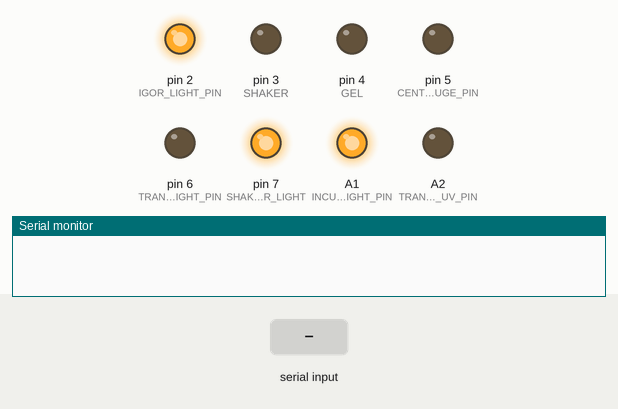
Recording of a sketch running on a simulated Arduino Uno, built with avr-gcc and run on an emulated ATmega328P. On the bench: output pins drawn as LEDs (lit = HIGH), the last lines printed to the serial monitor. Inputs (shaded band) come from the test bench.

Above: at 1.2 s.
1.3 s: "1" received over Serial
At 2.5 s:
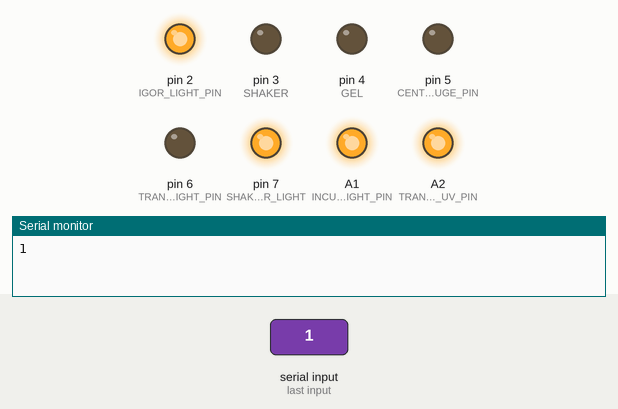
2.8 s: "3" received over Serial
At 3.6 s:
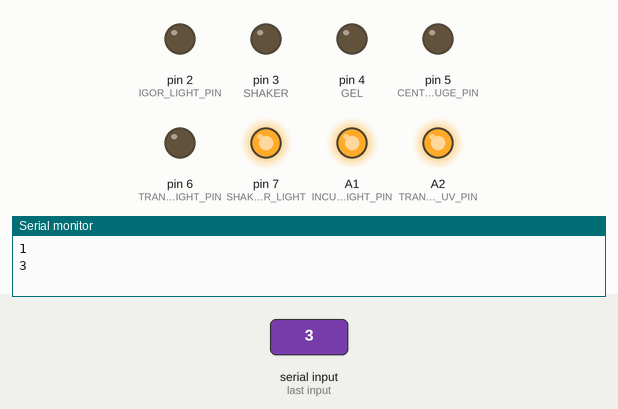
4.3 s: "0" received over Serial
At 4.7 s:
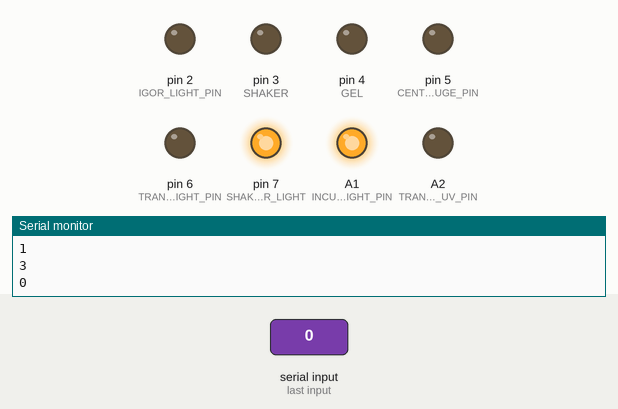
5.8 s: "5" received over Serial
At 7.0 s:
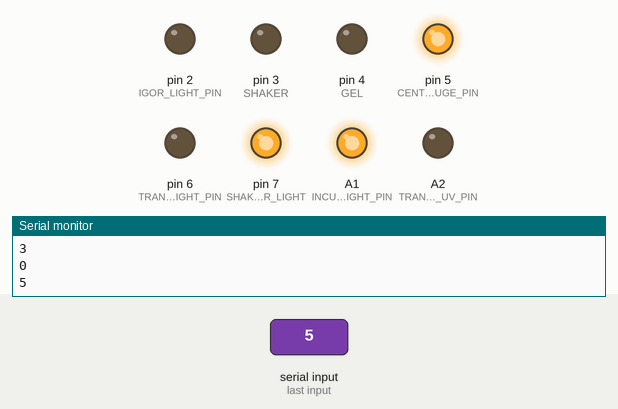
7.3 s: "4" received over Serial
At 8.2 s:
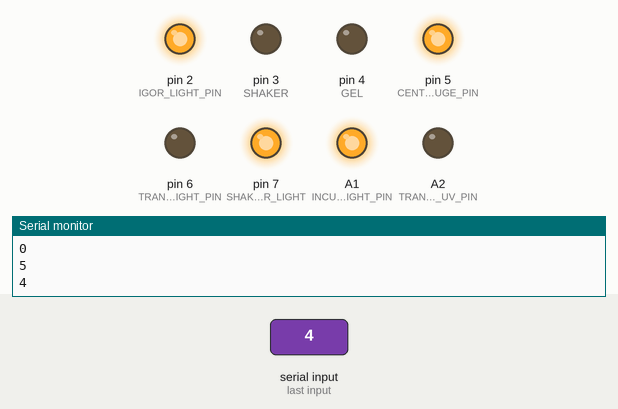
8.8 s: "7" received over Serial
At 9.4 s:
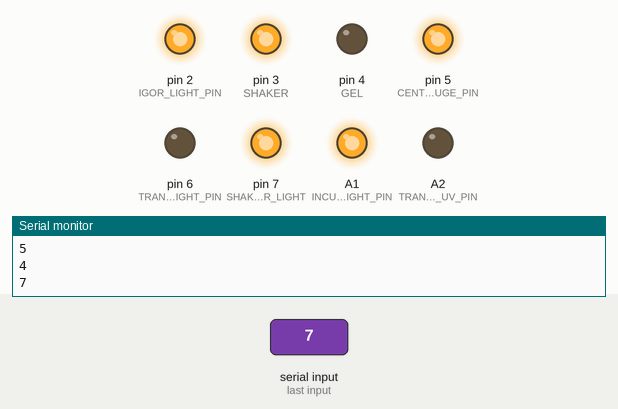
Timing chart, 0 to 11.3 s (numbered marks = the images above; inputs shaded):
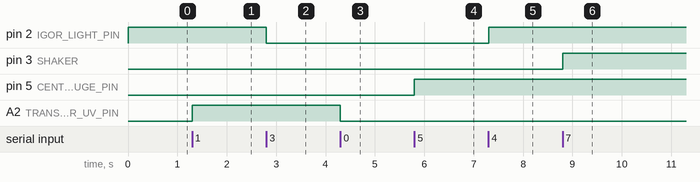

The sketch:

controller-tester.ino
```cpp
//#include "DHT.h"

//#define DHTTYPE DHT22 // DHT 22  (AM2302)

#define DHTPIN A0
//DHT dht(DHTPIN, DHTTYPE);

#define DHTPIN2 A3
//DHT dht2(DHTPIN2, DHTTYPE);

#define INCUBATOR_LIGHT_PIN A1
#define TRANSILUMINATOR_UV_PIN A2
#define IGOR_LIGHT_PIN 2
#define SHAKER 3
#define GEL 4
#define CENTRIFUGE_PIN 5
#define TRANSILUMINATOR_LIGHT_PIN 6
#define SHAKER_INCUBATOR_LIGHT 7

void setup()
{
    // pin setup
    pinMode(INCUBATOR_LIGHT_PIN, OUTPUT);
    pinMode(TRANSILUMINATOR_UV_PIN, OUTPUT);
    pinMode(IGOR_LIGHT_PIN, OUTPUT);
    pinMode(SHAKER, OUTPUT);
    pinMode(GEL, OUTPUT);
    pinMode(CENTRIFUGE_PIN, OUTPUT);
    pinMode(TRANSILUMINATOR_LIGHT_PIN, OUTPUT);
    pinMode(SHAKER_INCUBATOR_LIGHT, OUTPUT);

    //starts with the incubator light on
    digitalWrite(INCUBATOR_LIGHT_PIN, HIGH);

    // starts with the transiluminator uv light off
    digitalWrite(TRANSILUMINATOR_UV_PIN, LOW);

    // starts with igor light on
    digitalWrite(IGOR_LIGHT_PIN, HIGH);

    // starts with the shaker off
    digitalWrite(SHAKER, LOW);

    // starts with the gel off
    digitalWrite(GEL, LOW);

    // starts with the centrifuge off
    digitalWrite(CENTRIFUGE_PIN, LOW);

    // starts with the transiluminator light off
    digitalWrite(TRANSILUMINATOR_LIGHT_PIN, LOW);

    // starts with the shaker incubator light off
    digitalWrite(SHAKER_INCUBATOR_LIGHT, HIGH);

    // serial handshake
    Serial.begin(9600);

    // starts the incubator temperature sensor
    //dht.begin();
    // starts the shaker incubator temperature sensor
    //dht2.begin();
}

char buffer[64];
size_t len = 0;

void loop()
{
    // clean the serial buffer
    memset(buffer,0,sizeof(buffer));

    // Reading temperature or humidity takes about 250 milliseconds!
    // Sensor readings may also be up to 2 seconds 'old' (its a very slow sensor)
    //float h = dht.readHumidity();
    //float t = dht.readTemperature();

    //float h2 = dht2.readHumidity();
    //float t2 = dht2.readTemperature();

    // implement serial read bytes and read command
    if (Serial.available()) {
      len = Serial.readBytes(buffer, 1);
      if (len > 0) {
        if (buffer[0] == '0') {
          // turn the transiluminator UV light off
          digitalWrite(TRANSILUMINATOR_UV_PIN, LOW);
          Serial.println("0");
        }
        if (buffer[0] == '1') {
          // turn the transiluminator UV light ON
          digitalWrite(TRANSILUMINATOR_UV_PIN, HIGH);
          Serial.println("1");
        }
        if (buffer[0] == '2') {
          // check if returns are valid, if they are NaN (not a number) then something went wrong!
          //if (isnan(t) || isnan(h))
          //{
          //  Serial.println("Failed to read from DHT");
          //} else {
          //  Serial.print("Humidity: ");
          //  Serial.print(h);
          //  Serial.print("% ");
          //  Serial.print("Temperature: ");
          //  Serial.print(t);
          //  Serial.println("C");
          //}
        }
        if (buffer[0] == '3') {
          // turn igor light off.
          digitalWrite(IGOR_LIGHT_PIN, LOW);
          Serial.println("3");
        }
        if (buffer[0] == '4') {
          // turn igor light on
          digitalWrite(IGOR_LIGHT_PIN, HIGH);
          Serial.println("4");
        }
        if (buffer[0] == '5') {
          // turn the centrifuge on
          digitalWrite(CENTRIFUGE_PIN, HIGH);
          Serial.println("5");
        }
        if (buffer[0] == '6') {
          // turn the centrifuge off
          digitalWrite(CENTRIFUGE_PIN, LOW);
          Serial.println("6");
        }
        if (buffer[0] == '7') {
          // turn the shaker on
          digitalWrite(SHAKER, HIGH);
          Serial.println("7");
        }
        if (buffer[0] == '8') {
          // turn the shaker off
          digitalWrite(SHAKER, LOW);
          Serial.println("8");
        }
        if (buffer[0] == '9') {
          // turn the gel on
          digitalWrite(GEL, HIGH);
          Serial.println("9");
        }
        if (buffer[0] == 'A') {
          // turn the gel off
          digitalWrite(GEL, LOW);
          Serial.println("A");
        }
        if (buffer[0] == 'B') {
          // turn the transiluminator normal light on
          digitalWrite(TRANSILUMINATOR_LIGHT_PIN, HIGH);
          Serial.println("B");
        }
        if (buffer[0] == 'C') {
          // turn the transiluminator normal light off
          digitalWrite(TRANSILUMINATOR_LIGHT_PIN, LOW);
          Serial.println("C");
        }
        if (buffer[0] == 'D') {
          // check if returns are valid, if they are NaN (not a number) then something went wrong!
          //if (isnan(t2) || isnan(h2))
          //{
          //  Serial.println("Failed to read from DHT");
          //} else {
          //  Serial.print("Humidity: ");
          //  Serial.print(h2);
          //  Serial.print("% ");
          //  Serial.print("Temperature: ");
          //  Serial.print(t2);
          //  Serial.println("C");
          //}
        }
        if (buffer[0] == 'E') {
          // turn the incubator light on
          digitalWrite(INCUBATOR_LIGHT_PIN, HIGH);
          Serial.println("E");
        }
        if (buffer[0] == 'F') {
          // turn the incubator light off
          digitalWrite(INCUBATOR_LIGHT_PIN, LOW);
          Serial.println("F");
        }
        if (buffer[0] == 'G') {
          // turn the shaker incubator light on
          digitalWrite(SHAKER_INCUBATOR_LIGHT, HIGH);
          Serial.println("G");
        }
        if (buffer[0] == 'H') {
          // turn the shaker incubator light off
          digitalWrite(SHAKER_INCUBATOR_LIGHT, LOW);
          Serial.println("H");
        }
      }
    }

    //if (t < 37) {
    //  //turn incubator light on
    //  digitalWrite(INCUBATOR_LIGHT_PIN, HIGH);
    //} else {
    //  //turn incubator light off
    //  digitalWrite(INCUBATOR_LIGHT_PIN, LOW);
    //}

    //if (t2 < 37) {
    //  //turn incubator light on
    //  digitalWrite(SHAKER_INCUBATOR_LIGHT, HIGH);
    //} else {
    //  //turn incubator light off
    //  digitalWrite(SHAKER_INCUBATOR_LIGHT, LOW);
    //}

}
```

Measured:
- after the input at 1.3 s, A2 (TRANSILUMINATOR_UV_PIN): LOW → HIGH at once
- after the input at 2.8 s, pin 2 (IGOR_LIGHT_PIN): HIGH → LOW at once
- after the input at 4.3 s, A2 (TRANSILUMINATOR_UV_PIN): HIGH → LOW at once
- after the input at 5.8 s, pin 5 (CENTRIFUGE_PIN): LOW → HIGH at once
- after the input at 7.3 s, pin 2 (IGOR_LIGHT_PIN): LOW → HIGH at once
- after the input at 8.8 s, pin 3 (SHAKER): LOW → HIGH at once
